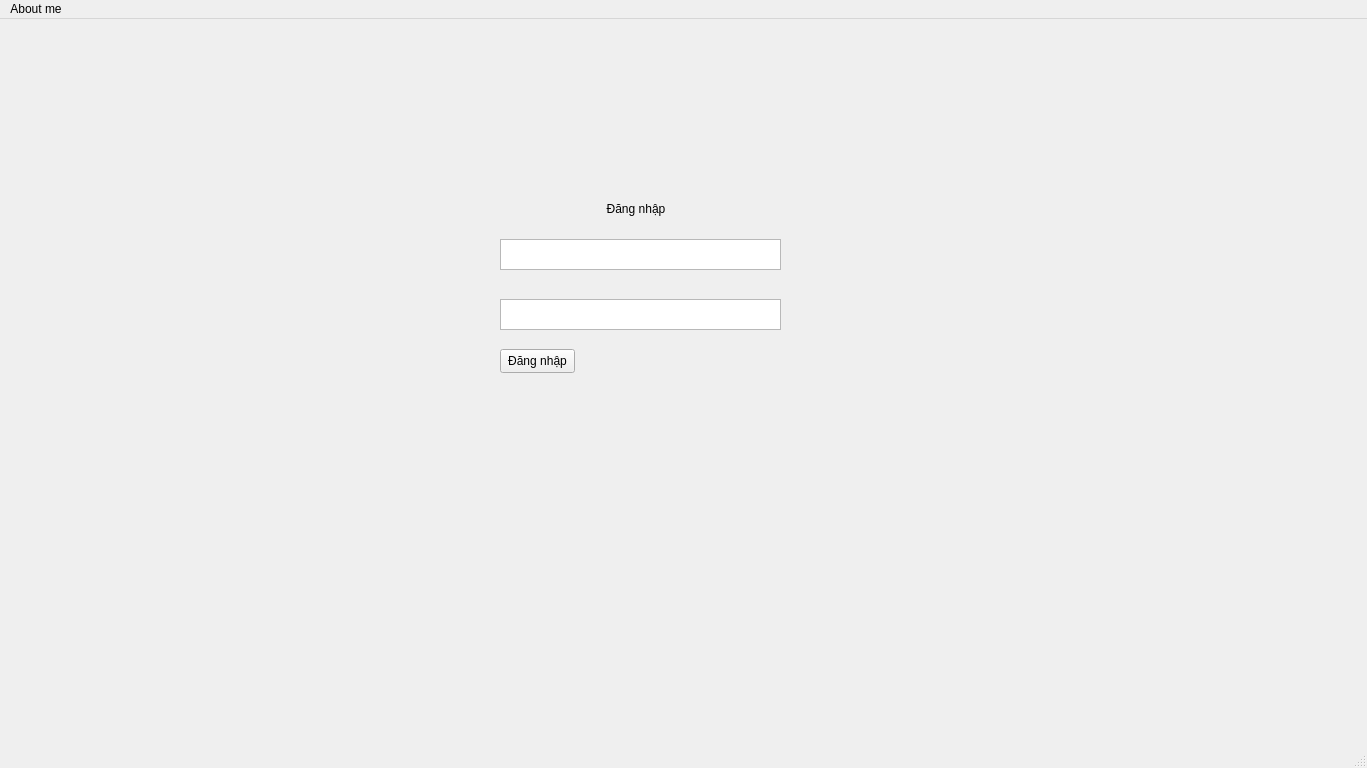
<?xml version="1.0" encoding="UTF-8"?>
<ui version="4.0">
 <class>MainWindow</class>
 <widget class="QMainWindow" name="MainWindow">
  <property name="windowModality">
   <enum>Qt::NonModal</enum>
  </property>
  <property name="enabled">
   <bool>true</bool>
  </property>
  <property name="geometry">
   <rect>
    <x>0</x>
    <y>0</y>
    <width>1367</width>
    <height>768</height>
   </rect>
  </property>
  <property name="windowTitle">
   <string>MainWindow</string>
  </property>
  <property name="locale">
   <locale language="Vietnamese" country="Vietnam"/>
  </property>
  <widget class="QWidget" name="centralwidget">
   <property name="locale">
    <locale language="Vietnamese" country="Vietnam"/>
   </property>
   <widget class="QWidget" name="LoginWidget" native="true">
    <property name="geometry">
     <rect>
      <x>480</x>
      <y>170</y>
      <width>320</width>
      <height>200</height>
     </rect>
    </property>
    <property name="sizePolicy">
     <sizepolicy hsizetype="Preferred" vsizetype="Preferred">
      <horstretch>0</horstretch>
      <verstretch>0</verstretch>
     </sizepolicy>
    </property>
    <property name="whatsThis">
     <string>&lt;html&gt;&lt;head/&gt;&lt;body&gt;&lt;p&gt;&lt;br/&gt;&lt;/p&gt;&lt;/body&gt;&lt;/html&gt;</string>
    </property>
    <property name="locale">
     <locale language="Vietnamese" country="Vietnam"/>
    </property>
    <widget class="QLabel" name="labelWidget">
     <property name="geometry">
      <rect>
       <x>120</x>
       <y>10</y>
       <width>72</width>
       <height>20</height>
      </rect>
     </property>
     <property name="sizePolicy">
      <sizepolicy hsizetype="Preferred" vsizetype="Preferred">
       <horstretch>0</horstretch>
       <verstretch>0</verstretch>
      </sizepolicy>
     </property>
     <property name="locale">
      <locale language="Vietnamese" country="Vietnam"/>
     </property>
     <property name="text">
      <string>Đăng nhập</string>
     </property>
     <property name="alignment">
      <set>Qt::AlignCenter</set>
     </property>
    </widget>
    <widget class="QTextEdit" name="username">
     <property name="geometry">
      <rect>
       <x>20</x>
       <y>50</y>
       <width>281</width>
       <height>31</height>
      </rect>
     </property>
     <property name="cursor" stdset="0">
      <cursorShape>IBeamCursor</cursorShape>
     </property>
    </widget>
    <widget class="QTextEdit" name="password">
     <property name="geometry">
      <rect>
       <x>20</x>
       <y>110</y>
       <width>281</width>
       <height>31</height>
      </rect>
     </property>
     <property name="cursor" stdset="0">
      <cursorShape>IBeamCursor</cursorShape>
     </property>
    </widget>
    <widget class="QPushButton" name="loginButton">
     <property name="geometry">
      <rect>
       <x>20</x>
       <y>160</y>
       <width>75</width>
       <height>24</height>
      </rect>
     </property>
     <property name="text">
      <string>Đăng nhập</string>
     </property>
     <property name="checkable">
      <bool>true</bool>
     </property>
    </widget>
   </widget>
  </widget>
  <widget class="QMenuBar" name="menubar">
   <property name="geometry">
    <rect>
     <x>0</x>
     <y>0</y>
     <width>1367</width>
     <height>22</height>
    </rect>
   </property>
   <widget class="QMenu" name="menuAbout_me">
    <property name="title">
     <string>About me</string>
    </property>
    <addaction name="actionT_c_gi_Tr_ng_Ng_c_Giang"/>
    <addaction name="actionemail_truongngocgiang99_gmail_com"/>
   </widget>
   <addaction name="menuAbout_me"/>
  </widget>
  <widget class="QStatusBar" name="statusbar"/>
  <action name="actionT_c_gi_Tr_ng_Ng_c_Giang">
   <property name="text">
    <string>Tác giả: Trương Ngọc Giang</string>
   </property>
  </action>
  <action name="actionemail_truongngocgiang99_gmail_com">
   <property name="text">
    <string>email: truongngocgiang99@gmail.com</string>
   </property>
  </action>
 </widget>
 <resources/>
 <connections/>
</ui>
